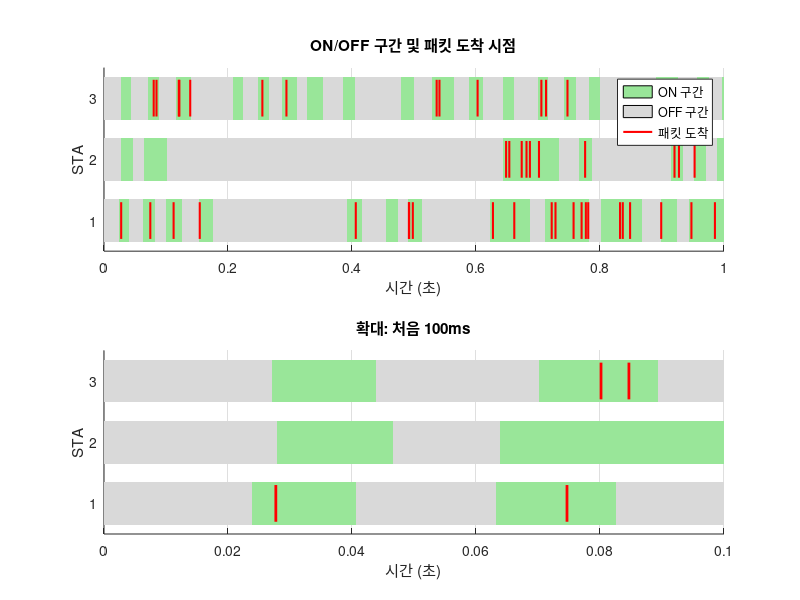

This chart was generated by the following MATLAB code: (Note: this script raises an error after producing the figure.)
%% test_traffic_viz.m
% Pareto ON/OFF 트래픽 모델 시각화
% OFF 구간에 패킷이 생성되지 않는지 확인

clear; clc;
addpath(genpath(pwd));

%% 설정
sim_time = 1;      % 0.5초 (짧게)
num_stas = 3;        % 3개 STA
lambda = 50;         % 50 pkt/s
mu_on = 0.05;        % 50ms ON
rho = 0.5;
mu_off = mu_on * (1 - rho) / rho;
seed = 12345;

fprintf('트래픽 시각화 테스트\n');
fprintf('═══════════════════════════════════════\n');
fprintf('시뮬레이션: %.2fs, STA: %d, λ=%d pkt/s\n', sim_time, num_stas, lambda);
fprintf('μ_on=%.0fms, μ_off=%.0fms, ρ=%.1f\n\n', mu_on*1000, mu_off*1000, rho);

%% 트래픽 생성 (TrafficGenerator와 동일 로직)
rng(seed);
traffic = cell(num_stas, 1);
pareto_alpha = 1.5;

for sta = 1:num_stas
    on_periods = [];
    off_periods = [];
    packets = [];
    
    t = 0;
    is_on = false;
    
    while t < sim_time
        % Pareto 분포로 기간 생성
        u = rand();
        if is_on
            dur = mu_on * (pareto_alpha - 1) / pareto_alpha * (1 - u)^(-1/pareto_alpha);
            dur = min(dur, sim_time - t);
            on_periods = [on_periods; t, t + dur];
            
            % ON 중 Poisson 패킷 생성
            pkt_t = t;
            while pkt_t < t + dur
                pkt_t = pkt_t + (-log(rand()) / lambda);
                if pkt_t < t + dur
                    packets = [packets; pkt_t];
                end
            end
            t = t + dur;
            is_on = false;
        else
            dur = mu_off * (pareto_alpha - 1) / pareto_alpha * (1 - u)^(-1/pareto_alpha);
            dur = min(dur, sim_time - t);
            off_periods = [off_periods; t, t + dur];
            t = t + dur;
            is_on = true;
        end
    end
    
    traffic{sta}.on = on_periods;
    traffic{sta}.off = off_periods;
    traffic{sta}.pkts = packets;
end

%% 시각화
figure('Position', [100, 100, 1200, 600]);

% 상단: ON/OFF 구간 + 패킷 도착
subplot(2,1,1);
hold on;

for sta = 1:num_stas
    % ON 구간 (녹색)
    for i = 1:size(traffic{sta}.on, 1)
        fill([traffic{sta}.on(i,1), traffic{sta}.on(i,2), traffic{sta}.on(i,2), traffic{sta}.on(i,1)], ...
             [sta-0.35, sta-0.35, sta+0.35, sta+0.35], ...
             [0.6 0.9 0.6], 'EdgeColor', 'none');
    end
    
    % OFF 구간 (회색)
    for i = 1:size(traffic{sta}.off, 1)
        fill([traffic{sta}.off(i,1), traffic{sta}.off(i,2), traffic{sta}.off(i,2), traffic{sta}.off(i,1)], ...
             [sta-0.35, sta-0.35, sta+0.35, sta+0.35], ...
             [0.85 0.85 0.85], 'EdgeColor', 'none');
    end
    
    % 패킷 도착 (빨간 선)
    if ~isempty(traffic{sta}.pkts)
        for p = 1:length(traffic{sta}.pkts)
            plot([traffic{sta}.pkts(p), traffic{sta}.pkts(p)], [sta-0.3, sta+0.3], 'r-', 'LineWidth', 1.5);
        end
    end
end

xlabel('시간 (초)');
ylabel('STA');
title('ON/OFF 구간 및 패킷 도착 시점');
yticks(1:num_stas);
xlim([0, sim_time]);
ylim([0.5, num_stas+0.5]);
grid on;

% 범례
h1 = fill(nan, nan, [0.6 0.9 0.6]);
h2 = fill(nan, nan, [0.85 0.85 0.85]);
h3 = plot(nan, nan, 'r-', 'LineWidth', 1.5);
legend([h1,h2,h3], {'ON 구간', 'OFF 구간', '패킷 도착'}, 'Location', 'northeast');

% 하단: 확대 (처음 100ms)
subplot(2,1,2);
hold on;

zoom_end = 0.1;  % 100ms

for sta = 1:num_stas
    % ON 구간
    for i = 1:size(traffic{sta}.on, 1)
        if traffic{sta}.on(i,1) < zoom_end
            t1 = traffic{sta}.on(i,1);
            t2 = min(traffic{sta}.on(i,2), zoom_end);
            fill([t1, t2, t2, t1], [sta-0.35, sta-0.35, sta+0.35, sta+0.35], ...
                 [0.6 0.9 0.6], 'EdgeColor', 'none');
        end
    end
    
    % OFF 구간
    for i = 1:size(traffic{sta}.off, 1)
        if traffic{sta}.off(i,1) < zoom_end
            t1 = traffic{sta}.off(i,1);
            t2 = min(traffic{sta}.off(i,2), zoom_end);
            fill([t1, t2, t2, t1], [sta-0.35, sta-0.35, sta+0.35, sta+0.35], ...
                 [0.85 0.85 0.85], 'EdgeColor', 'none');
        end
    end
    
    % 패킷
    pkts_in_range = traffic{sta}.pkts(traffic{sta}.pkts < zoom_end);
    for p = 1:length(pkts_in_range)
        plot([pkts_in_range(p), pkts_in_range(p)], [sta-0.3, sta+0.3], 'r-', 'LineWidth', 2);
    end
end

xlabel('시간 (초)');
ylabel('STA');
title('확대: 처음 100ms');
yticks(1:num_stas);
xlim([0, zoom_end]);
ylim([0.5, num_stas+0.5]);
grid on;

sgtitle(sprintf('Pareto ON/OFF 트래픽 (λ=%d, μ_{on}=%.0fms, ρ=%.1f)', lambda, mu_on*1000, rho));

%% OFF 구간 내 패킷 검증
fprintf('OFF 구간 내 패킷 검증\n');
fprintf('═══════════════════════════════════════\n');

errors = 0;
for sta = 1:num_stas
    for p = 1:length(traffic{sta}.pkts)
        pkt_time = traffic{sta}.pkts(p);
        
        in_off = false;
        for i = 1:size(traffic{sta}.off, 1)
            if pkt_time >= traffic{sta}.off(i,1) && pkt_time < traffic{sta}.off(i,2)
                in_off = true;
                fprintf('❌ STA%d: 패킷 %.4fs가 OFF [%.4f, %.4f]에 있음!\n', ...
                    sta, pkt_time, traffic{sta}.off(i,1), traffic{sta}.off(i,2));
                errors = errors + 1;
                break;
            end
        end
    end
end

if errors == 0
    fprintf('✅ 모든 패킷이 ON 구간에서만 생성됨!\n');
else
    fprintf('\n⚠️ %d개 패킷이 OFF 구간에서 발견됨\n', errors);
end

%% 통계
fprintf('\n통계\n');
fprintf('═══════════════════════════════════════\n');
for sta = 1:num_stas
    n_pkts = length(traffic{sta}.pkts);
    on_time = sum(traffic{sta}.on(:,2) - traffic{sta}.on(:,1));
    fprintf('STA%d: %d 패킷, ON %.1f%% (%.0fms)\n', sta, n_pkts, on_time/sim_time*100, on_time*1000);
end

fprintf('\n완료!\n');